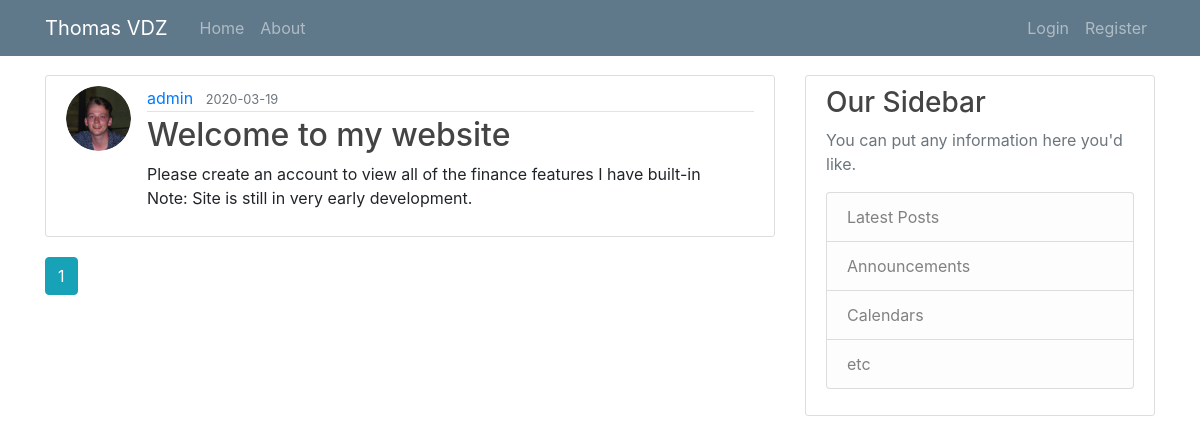
Page /home on the earlier database version.
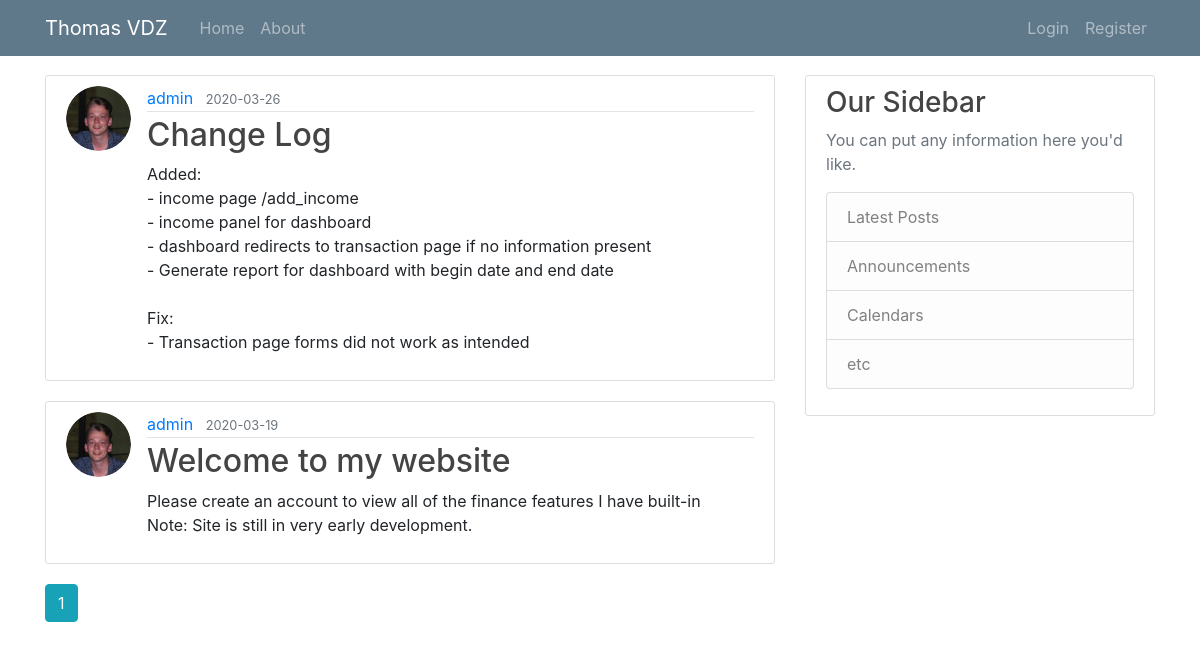
Same page on the later database version.
### webApp/models.py (models this page shows, shortened)
class Post(db.Model):
    id = db.Column(db.Integer, primary_key=True)
    title = db.Column(db.String(100), nullable=False)
    date_posted = db.Column(db.DateTime, nullable=False, default=datetime.utcnow)
    content = db.Column(db.Text, nullable=False)
    user_id = db.Column(db.Integer, db.ForeignKey('user.id'), nullable=False)

class User(db.Model, UserMixin):
    id = db.Column(db.Integer, primary_key=True)
    username = db.Column(db.String(20), unique=True, nullable=False)
    email = db.Column(db.String(120), unique=True, nullable=False)
    image_file = db.Column(db.String(20), nullable=False, default='default.jpg')
    password = db.Column(db.String(60), nullable=False)
    posts = db.relationship('Post', backref='author', lazy=True)
    tasks = db.relationship('Task', backref='author', lazy=True)
    transactions = db.relationship('Transaction', backref='author', lazy=True)
    income =  db.relationship('Income', backref='author', lazy=True)

### webApp/main/routes.py (the view)
@main.route("/")
@main.route("/home")
def home():
    page = request.args.get('page', 1, type=int)
    posts = Post.query.order_by(Post.date_posted.desc()).paginate(page=page, per_page=5)
    return render_template('home.html', posts=posts)

### webApp/templates/home.html (shortened to what this page needs)
{% extends "layout.html" %}
{% block content %}
    {%for post in posts.items %}
       <article class="media content-section">
          <img class="rounded-circle article-img" src=" {{ url_for('static', filename='profile_pics/' + post.author.image_file) }}">
          <div class="media-body">
            <div class="article-metadata">
              <a class="mr-2" href="{{url_for('users.user_posts', username=post.author.username)}}">{{ post.author.username }}</a>
              <small class="text-muted">{{ post.date_posted.strftime('%Y-%m-%d') }}</small>
            </div>
            <h2><a class="article-title" href="{{url_for('posts.post', post_id=post.id )}}">{{ post.title }}</a></h2>
            <p class="article-content">{{ post.content }}</p>
          </div>
        </article>
    {% endfor %}
    {%for page_num in posts.iter_pages( left_edge=1, right_edge=1, left_current=1 , right_current=2 ) %}
        {% if page_num %}
            {% if posts.page == page_num %}
                <a class="btn btn-info mb-4" href="{{url_for('main.home', page=page_num)}}">{{ page_num }}</a>
            {% else %}
                <a class="btn btn-outline-info mb-4" href="{{url_for('main.home', page=page_num)}}">{{ page_num }}</a>
        {% endif %}
        {% endif %}
    {% endfor %}
{% endblock content %}

### webApp/templates/layout.html (shortened to what this page needs)
<!DOCTYPE html>
<html>
<head>
    <link rel="stylesheet" href="https://stackpath.bootstrapcdn.com/bootstrap/4.4.1/css/bootstrap.min.css">
    <link rel="stylesheet" type="text/css" href="{{ url_for('static',filename='main.css')}}">
<link rel="stylesheet" href="https://stackpath.bootstrapcdn.com/bootstrap/4.4.1/css/bootstrap.min.css">
</head>
<body>
    <header class="site-header">
      <nav class="navbar navbar-expand-md navbar-dark bg-steel fixed-top">
        <div class="container">
          <a class="navbar-brand mr-4" href="/">Thomas VDZ</a>
          <div class="collapse navbar-collapse" id="navbarToggle">
            <div class="navbar-nav mr-auto">
              <a class="nav-item nav-link" href="{{url_for('main.home')}}">Home</a>
              <a class="nav-item nav-link" href="{{url_for('main.about')}}">About</a>
            </div>
            <div class="navbar-nav">
              {% if current_user.is_authenticated %}
                <a class="nav-item nav-link" href="{{ url_for('users.dashboard', begin="2020-03-01", end="2020-04-30") }}">Dashboard</a>
                <a class="nav-item nav-link" href="{{ url_for('users.transactions', month="03", category="all",  date_desc=0) }}">Transactions</a>
                <a class="nav-item nav-link" href="{{ url_for('users.add_income') }}">Income</a>
                <a class="nav-item nav-link" href="{{ url_for('users.tasks') }}">Tasks</a>
                <a class="nav-item nav-link" href="{{ url_for('posts.new_post') }}">New Post</a>
                <a class="nav-item nav-link" href="{{ url_for('users.account') }}">Account</a>
                <a class="nav-item nav-link" href="{{ url_for('users.logout') }}">Logout</a>
              {% else %}
                <a class="nav-item nav-link" href="{{ url_for('users.login') }}">Login</a>
                <a class="nav-item nav-link" href="{{ url_for('users.register') }}">Register</a>
              {% endif %}
            </div>
          </div>
        </div>
      </nav>
    </header>
    <main role="main" class="container">
      <div class="row" style="margin-top: 75px;">
        <div class="{{"container-fluid" if no_sidebar else "col-md-8"}}">
          {% block content %}{% endblock %}
        </div>
        <div class="col-md-4" style="{{"display:none;" if no_sidebar}}">
          <div class="content-section">
            <h3>Our Sidebar</h3>
            <p class='text-muted'>You can put any information here you'd like.
              <ul class="list-group">
                <li class="list-group-item list-group-item-light">Latest Posts</li>
                <li class="list-group-item list-group-item-light">Announcements</li>
                <li class="list-group-item list-group-item-light">Calendars</li>
                <li class="list-group-item list-group-item-light">etc</li>
              </ul>
            </p>
          </div>
        </div>
      </div>
    </main>
</body>
</html>

### webApp/static/main.css (style rules this page uses)
body { background: #fafafa; color: #333333; margin-top: 5rem; }
h1, h2, h3, h4, h5, h6 { color: #444444; }
.bg-steel { background-color: #5f788a; }
.site-header .navbar-nav .nav-link { color: #cbd5db; }
.content-section { background: #ffffff; padding: 10px 20px; border: 1px solid #dddddd; border-radius: 3px; margin-bottom: 20px; }
.article-title { color: #444444; }
.article-content { white-space: pre-line; }
.article-img { height: 65px; width: 65px; margin-right: 16px; }
.article-metadata { padding-bottom: 1px; margin-bottom: 4px; border-bottom: 1px solid #e3e3e3; }
.row { margin-top: 25px; }

Differences in the rows shown:
added Post: image_file (picture), author.username "admin", date_posted "2020-03-26", title "Change Log", content "Added: - income page /add_income - income panel for dashboard - dashboard redirects to transaction page if no information present - Generate report for dashboard with begin date and end date Fix: - Transaction page forms did not work as intended"
